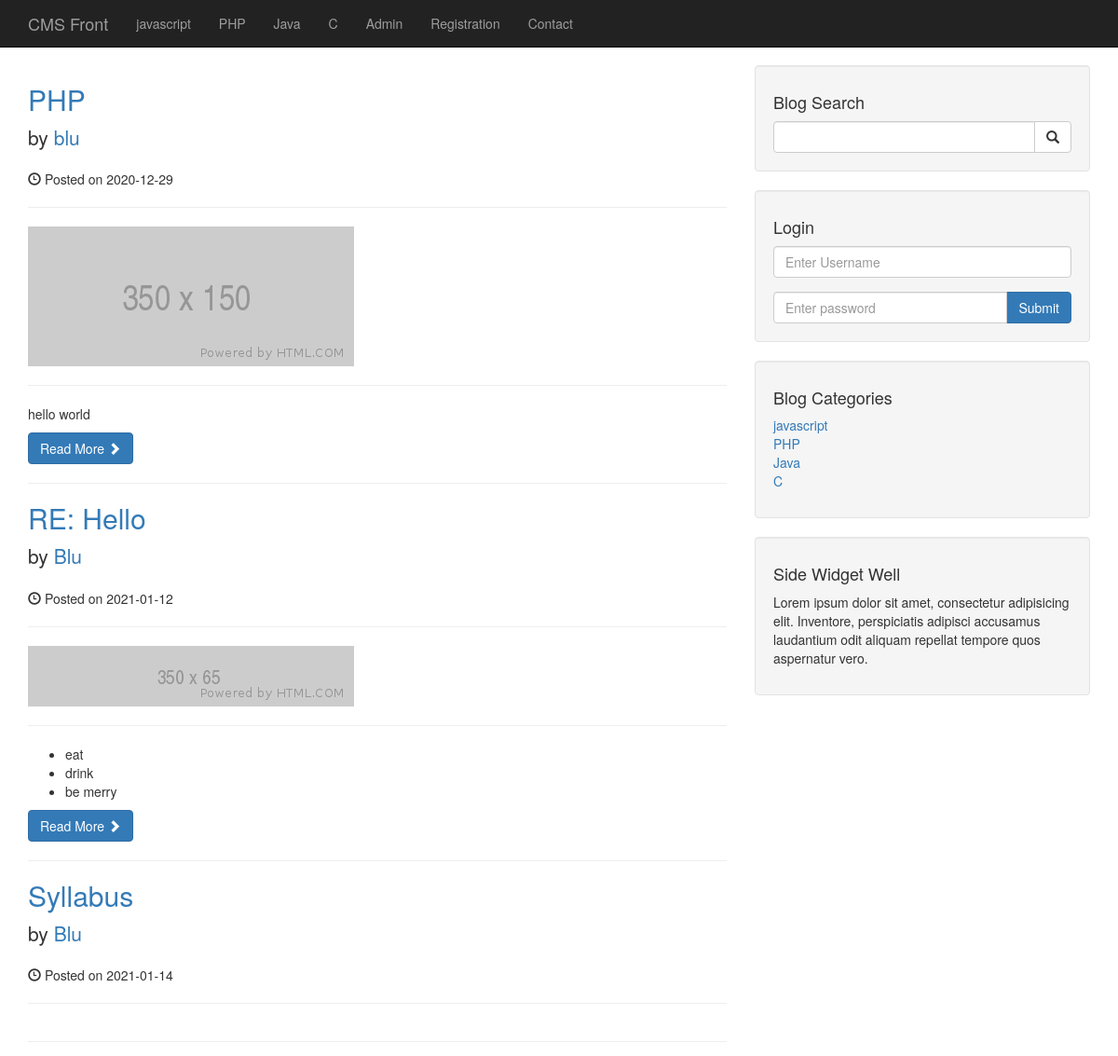
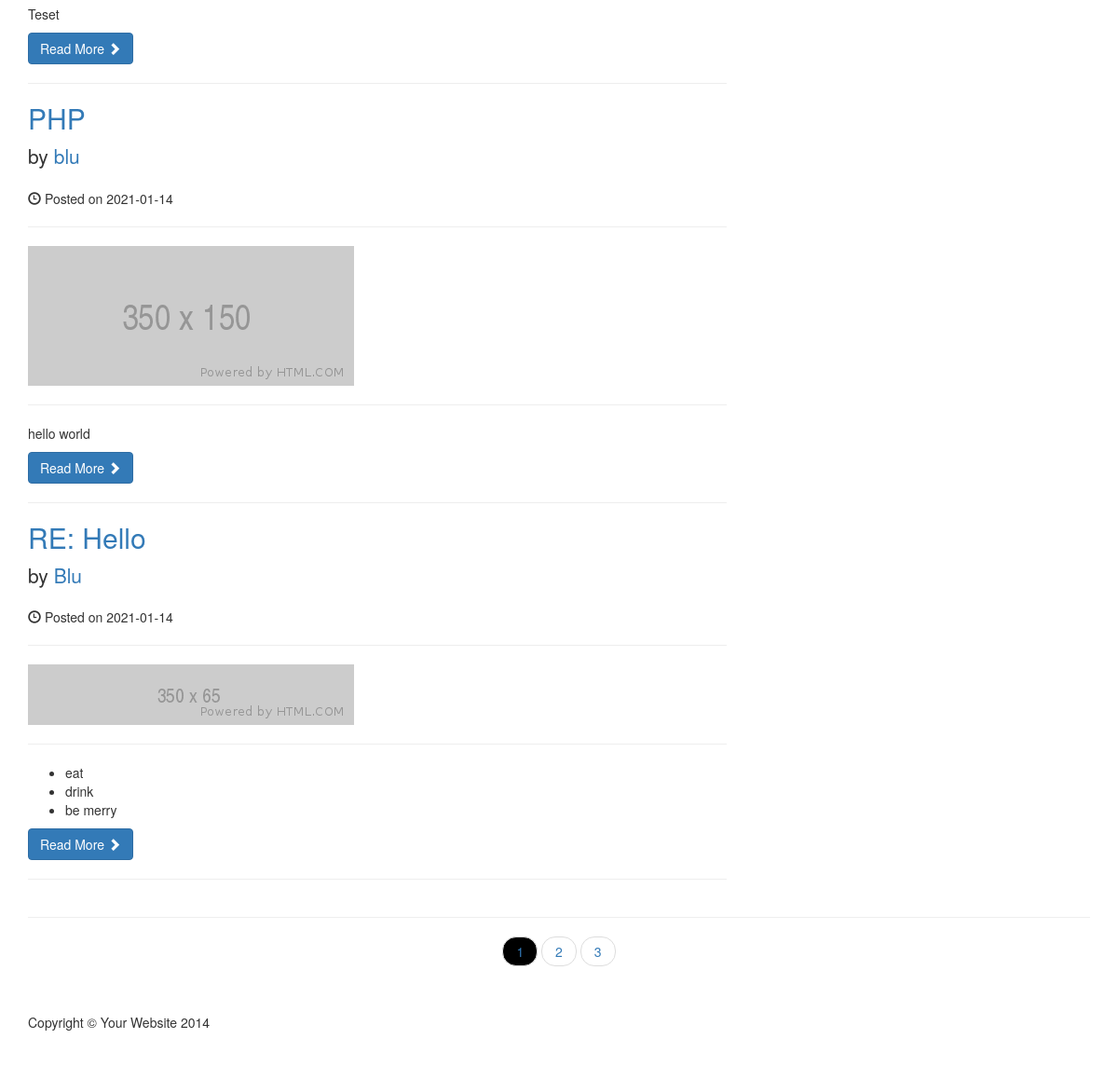
The page / on the database its author committed (2 pictures, top to bottom).
### tables this page shows
CREATE TABLE `categories` (
  `cat_id` int(11) NOT NULL,
  `cat_title` varchar(255) NOT NULL
);

CREATE TABLE `posts` (
  `post_id` int(3) NOT NULL,
  `post_category_id` int(11) NOT NULL,
  `post_title` varchar(255) NOT NULL,
  `post_author` varchar(255) NOT NULL,
  `post_date` date NOT NULL,
  `post_image` text NOT NULL,
  `post_content` text NOT NULL,
  `post_tags` varchar(255) NOT NULL,
  `post_comment_count` int(11) NOT NULL,
  `post_status` varchar(255) NOT NULL DEFAULT 'draft'
);

### index.php (the view)
<?php include "includes/db.php"; ?>
<?php include "includes/header.php"; ?>
  <?php include "includes/navigation.php"; ?>
  <div class="container">
    <div class="row">
      <div class="col-md-8">
<?php
$post_count_query = "SELECT * FROM posts WHERE post_status = 'published'";
$find_count = mysqli_query($connection, $post_count_query);
$count = mysqli_num_rows($find_count);
$per_page = 5;
$count = ceil($count/$per_page);
if(isset($_GET['page'])){
  $page = $_GET['page'];
}else{
  $page = 1;
}
if($page == "" || $page == 1){
  $page_1 = 0;
}else{
  $page_1 = ($page - 1) * $per_page;
}
$query = "SELECT * FROM posts WHERE post_status = 'published' LIMIT $page_1, $per_page";
$select_all_posts_query = mysqli_query($connection, $query);
while($row = mysqli_fetch_assoc($select_all_posts_query)){
  $post_id = $row['post_id'];
  $post_title = $row['post_title'];
  $post_author = $row['post_author'];
  $post_date = $row['post_date'];
  $post_image = $row['post_image'];
  $post_content = substr($row['post_content'], 0, 100);
?>
        <h2>
          <a href="post.php?p_id=<?= $post_id ?>"><?=$post_title?></a>
        </h2>
        <p class="lead">
          by <a href="author_posts.php?author=<?=$post_author?>&p_id=<?= $post_id ?>"><?=$post_author?></a>
        </p>
        <p><span class="glyphicon glyphicon-time"></span> Posted on <?=$post_date?></p>
        <hr>
        <a href="post.php?p_id=<?= $post_id ?>">
          <img class="img-responsive" src="images/<?=$post_image?>" alt="">
        </a>
        <hr>
        <p><?=$post_content?></p>
        <a class="btn btn-primary" href="post.php?p_id=<?= $post_id ?>">Read More <span class="glyphicon glyphicon-chevron-right"></span></a>
        <hr>
        <?php
          }
        ?>
      </div>
      <?php include "includes/sidebar.php"; ?>
    <hr>
    <ul class="pager">
<?php
for($i=1; $i<=$count; $i++){
  if($i == $page){
?>
    <li><a class="active_link" href="index.php?page=<?=$i?>"><?=$i?></a></li>
<?php
  }else{
?>
    <li><a href="index.php?page=<?=$i?>"><?=$i?></a></li>
<?php
  }
}
?>
    </ul>
<?php include "includes/footer.php"; ?>

### includes/navigation.php (shortened to what this page needs)
<nav class="navbar navbar-inverse navbar-fixed-top" role="navigation">
  <div class="container">
    <div class="navbar-header">
      <a class="navbar-brand" href="index.php">CMS Front</a>
    </div>
    <div class="collapse navbar-collapse" id="bs-example-navbar-collapse-1">
      <ul class="nav navbar-nav">
        <?php
          $query = "SELECT * FROM categories";
          $select_all_categories_query = mysqli_query($connection, $query);
          while($row = mysqli_fetch_assoc($select_all_categories_query)){
            $cat_title = $row['cat_title'];
            echo "<li><a href='#'>{$cat_title}</a></li>";
          }
        ?>
        <li>
          <a href="admin">Admin</a>
        </li>
        <li>
          <a href="registration.php">Registration</a>
        </li>
        <li>
          <a href="contact.php">Contact</a>
        </li>
      </ul>
    </div>
  </div>
</nav>

### includes/sidebar.php
<div class="col-md-4">
  <div class="well">
    <h4>Blog Search</h4>
    <form action="search.php" method="post">
    <div class="input-group">
      <input name="search" type="text" class="form-control">
      <span class="input-group-btn">
        <button name="submit" class="btn btn-default" type="submit">
          <span class="glyphicon glyphicon-search"></span>
      </button>
      </span>
    </div>
    </form>
  </div>
  <div class="well">
    <h4>Login</h4>
    <form action="includes/login.php" method="post">
      <div class="form-group">
        <input name="username" type="text" class="form-control" placeholder="Enter Username"/>
      </div>
      <div class="input-group">
        <input name="password" type="password" class="form-control" placeholder="Enter password"/>
        <span class="input-group-btn">
          <button name="login" class="btn btn-primary" type="submit">
            Submit
        </button>
        </span>
      </div>
    </form>
  </div>
  <div class="well">
    <h4>Blog Categories</h4>
    <div class="row">
      <div class="col-lg-12">
        <ul class="list-unstyled">
<?php
$query = "SELECT * FROM categories";
$select_all_categories_sidebar = mysqli_query($connection, $query);
while($row = mysqli_fetch_assoc($select_all_categories_sidebar)){
  $cat_title = $row['cat_title'];
  $cat_id = $row['cat_id'];
?>
          <li><a href="category.php?category=<?= $cat_id ?>"><?=$cat_title?></a>
          </li>
<?php
}
?>
        </ul>
      </div>
    </div>
  </div>
<?php include "widget.php"; ?>
</div>
</div>

### css/blog-home.css (style rules this page uses)
body { padding-top: 70px; }

### css/style.css (style rules this page uses)
.pager li .active_link { background: #000 !important; }

### rows shown on the page
categories: cat_title "javascript"
categories: cat_title "PHP"
categories: cat_title "Java"
categories: cat_title "C"
posts: post_title "PHP", post_author "blu", post_date "2020-12-29", post_image (picture), post_content "hello world"
posts: post_title "RE: Hello", post_author "Blu", post_date "2021-01-12", post_image (picture), post_content "eat drink be merry"
posts: post_title "Syllabus", post_author "Blu", post_date "2021-01-14", post_content "Teset"
posts: post_title "PHP", post_author "blu", post_date "2021-01-14", post_image (picture), post_content "hello world"
posts: post_title "RE: Hello", post_author "Blu", post_date "2021-01-14", post_image (picture), post_content "eat drink be merry"
